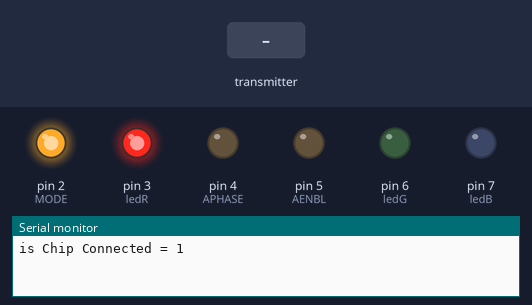
A sketch run on a simulated Arduino Uno, built with avr-gcc and run on an emulated ATmega328P. On the bench: output pins drawn as LEDs (lit = HIGH), the last lines printed to the serial monitor. Dashed ring = blinking. The inputs (shaded band) are chosen by the test bench. No radio packets arrive unless stated.

Above: at 1.2 s.
1.3 s: the transmitter starts sending text = 0
At 1.4 s:
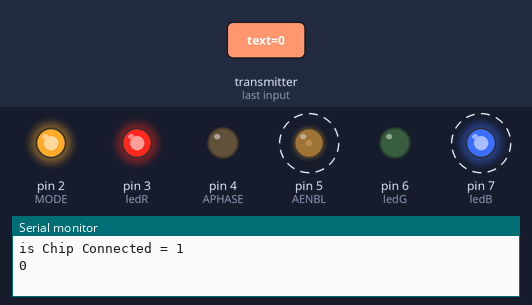
At 1.8 s:
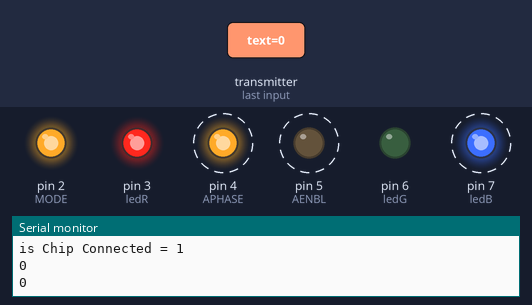
Timing chart, 0 to 10.3 s (numbered marks = the images above; inputs shaded):
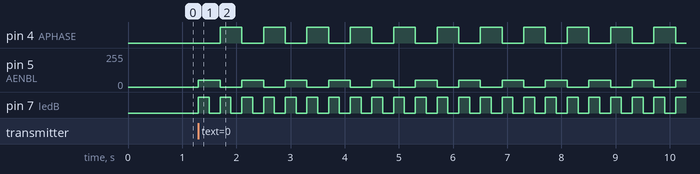

The sketch:

carReciver.ino
```cpp
#include <Thread.h>
#include <ThreadController.h>
#include <SoftwareSerial.h>


#include <SPI.h>
#include <nRF24L01.h>
#include <RF24.h>

#define TIME_BEFORE_CAR_TURNNING_RED_UNPROTECTED 1000
#define TIME_FOR_FIRST_MOVIE_UNPROTECTED 1000
#define TIME_LIMIT_FOR_TOUCH 15000
#define TIME_FOR_SECOND_MOVIE_UNPROTECTED 1000
#define TIME_PROTECTED_MOVIE 1000

enum ScenarioState {
  STATIC_MOVIE = 1,
  PLAY_EXPLANATION_MOVIE = 2,
  UNPROTECTED_START = 3,
  UNPROTECTED_STOP = 4,
  UNPROTECTED_END = 5,
  PROTECTED = 6
};

/// LED Blink number when input recived
#define BlinkNumber 3

/// RF Radio public variables
RF24 radio(9, 10);
const byte addresses[][6] = {"00001", "00002"};


/// Motor Vars
int MODE = 2;
int APHASE = 4;
int AENBL = 5;
// motor speed is any number between 0 and 255
int MotorSpeed = 50;


/// Leds public variables
int ledG = 6;
int ledB = 7;
int ledR = 3;
bool isGreenActive = false;
int redBlinkNumber = 0;
int blueBlinkNumber = 0;
int greenBlinkNumber = 0;
int purpleBlinkNumber = 0;

// ThreadController that will controll all threads with multi threhads
ThreadController controll = ThreadController();
Thread ledOutputThread = Thread();


void setup() {
  Serial.begin(9600);
  radio.begin();

  Serial.print("is Chip Connected = " );
  Serial.println(radio.isChipConnected());

  pinMode(ledG, OUTPUT);
  pinMode(ledR, OUTPUT);
  pinMode(ledB, OUTPUT);
  digitalWrite(ledR, HIGH);

  pinMode(MODE, OUTPUT);
  pinMode(APHASE, OUTPUT);
  pinMode(AENBL, OUTPUT);
  digitalWrite(MODE, HIGH); //set mode to high

  ledOutputThread.onRun(blinkLeds);
  ledOutputThread.setInterval(0);

  controll.add(&ledOutputThread); // & to pass the pointer to it
}
bool isDriving = false;

void loop() {

  controll.run();

  /// Reading from pipe
  radio.openReadingPipe(1, addresses[0]);
  radio.startListening();
  if (radio.available())
  {
    int text = 0;
    radio.read(&text, sizeof(text));
    Serial.println(text);
  //  writeToRadio(text);
    handleInput(text);
    if(!isDriving){
    driveForward(APHASE, AENBL);
    isDriving = true;
    }
    else{
      driveStop(APHASE, AENBL);
      isDriving = false;
      }
  }
}

void handleInput(int msg) {
  switch (msg) {
    case 1: {
        redBlinkNumber = BlinkNumber;
        break;
      }
    case 2: {
        blueBlinkNumber = BlinkNumber;
        break;
      }
    case 3: {
        greenBlinkNumber = BlinkNumber;
        break;
      }
    case 4: {
        purpleBlinkNumber = BlinkNumber;
        break;
      }
    case 5: {
        redBlinkNumber = BlinkNumber;
        break;
      }
    default : {
        blueBlinkNumber = BlinkNumber;
        break;
      }
  }

}


// callback for hisThread
void blinkLeds() {
  /// Blink Leds if message was recived in a diffrent thread
  if (redBlinkNumber >= 1) {
    digitalWrite(ledR, HIGH);   // turn the LED on (HIGH is the voltage level)
    delay(200);                 // wait for a second
    digitalWrite(ledR, LOW);    // turn the LED off by making the voltage LOW
    delay(200);
    redBlinkNumber--;
  }
  else if (blueBlinkNumber >= 1) {
    digitalWrite(ledB, HIGH);   // turn the LED on (HIGH is the voltage level)
    delay(200);                 // wait for a second
    digitalWrite(ledB, LOW);    // turn the LED off by making the voltage LOW
    delay(200);
    blueBlinkNumber--;
  }
  else if (greenBlinkNumber >= 1) {
    digitalWrite(ledG, HIGH);   // turn the LED on (HIGH is the voltage level)
    delay(200);                 // wait for a second
    digitalWrite(ledG, LOW);    // turn the LED off by making the voltage LOW
    delay(200);
    greenBlinkNumber--;
  }
  else if (purpleBlinkNumber >= 1) {
    digitalWrite(ledR, HIGH);
    digitalWrite(ledG, HIGH);   // turn the LED on (HIGH is the voltage level)
    delay(200);                 // wait for a second
    digitalWrite(ledR, LOW);    // turn the LED off by making the voltage LOW
    digitalWrite(ledG, LOW);
    delay(200);
    purpleBlinkNumber--;
  }


}

void writeToRadio(int messege) {
  radio.openWritingPipe(addresses[0]);
  radio.stopListening();
  radio.write(&messege, sizeof(messege));
  Serial.println(messege);
}

void driveForward(int Phase, int Enable) {
  digitalWrite(Phase, LOW);
  analogWrite(Enable, MotorSpeed);
}

void driveReverse(int Phase, int Enable) {
  digitalWrite(Phase, HIGH);
  analogWrite(Enable, MotorSpeed);
}

void driveStop(int Phase, int Enable) {
  digitalWrite(Phase, HIGH);
  analogWrite(Enable, 0);
}
void setLedColor(int redValue, int greenValue, int blueValue) {
  analogWrite(ledR, redValue);
  analogWrite(ledG, greenValue);
  analogWrite(ledB, blueValue);
}
```

Measured:
- after the input at 1.3 s, pin 4 (APHASE): alternates HIGH for 0.40 s and LOW for 0.40 s, starting after 0.40 s; pin 5 (AENBL): alternates 50/255 for 0.40 s and 0/255 for 0.40 s, starting at once; pin 7 (ledB): alternates HIGH for 0.20 s and LOW for 0.20 s, starting at once
